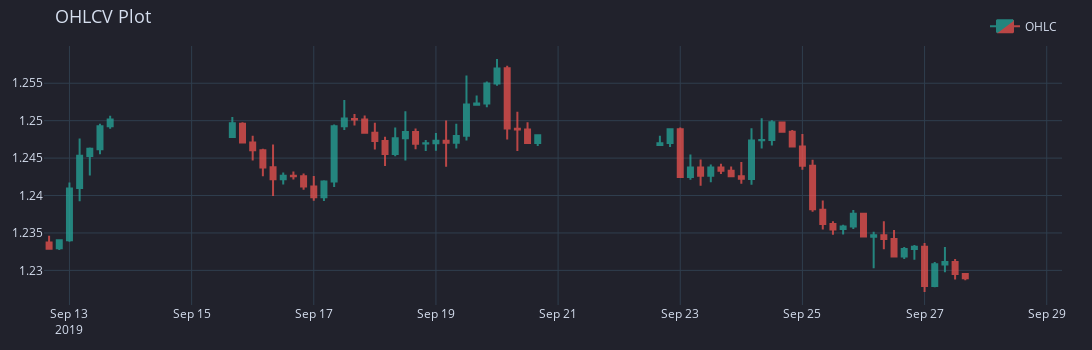

Notebook cell for this chart:
### Code cell
## Plot OHLCV data first
kwargs1 = {"title_text" : "OHLCV Plot", "title_font_size" : 18}
h4_ohlc_sample = h4_df[["Open", "High", "Low", "Close"]].iloc[100:200]#.dropna()
f = h4_ohlc_sample.vbt.ohlcv.plot(**kwargs1)
f.show()
